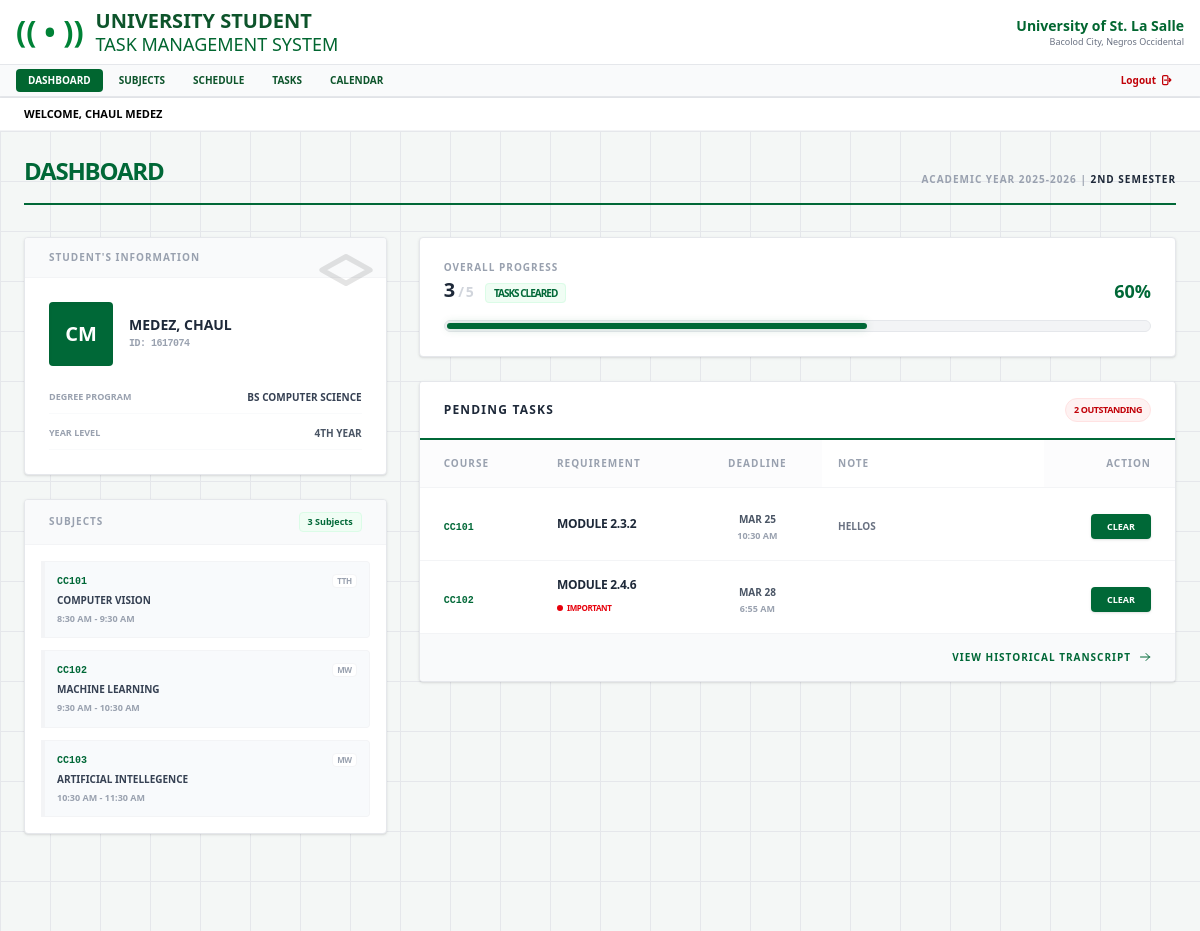
Page / (signed in) on the earlier database version.
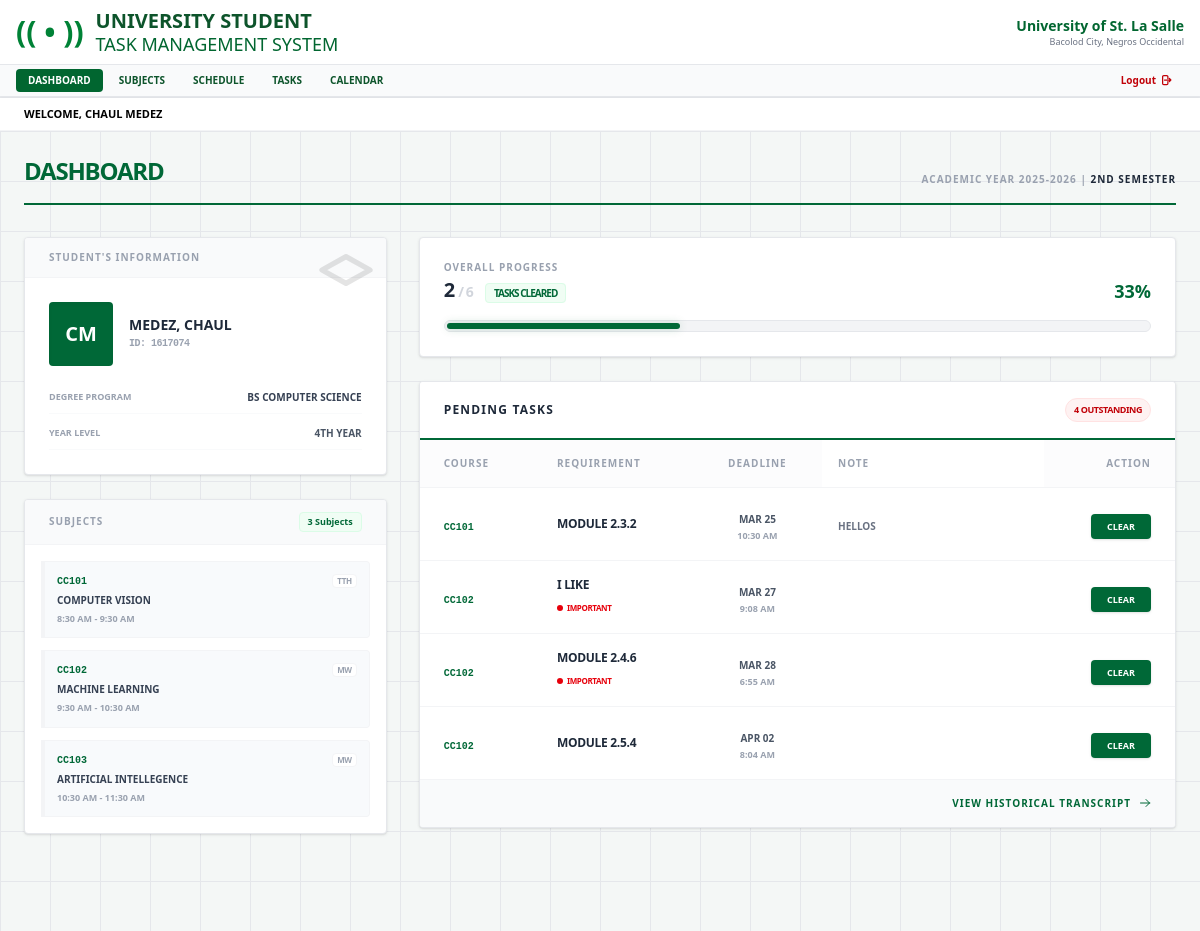
Same page on the later database version.
### assignmenttracker/models.py (models this page shows, shortened)
class Subject(models.Model):
    user = models.ForeignKey(User, on_delete=models.CASCADE)
    code = models.CharField(max_length=20)
    name = models.CharField(max_length=100)
    days = models.CharField(max_length=20)
    start_time = models.TimeField()
    end_time = models.TimeField()
    color = models.CharField(max_length=20, default='bg-green-700')

class Task(models.Model):
    user = models.ForeignKey(User, on_delete=models.CASCADE)
    subject = models.ForeignKey(Subject, on_delete=models.CASCADE, related_name='tasks')
    title = models.CharField(max_length=200)
    due_date = models.DateTimeField()
    notes = models.TextField(null=True, blank=True)
    is_done = models.BooleanField(default=False)
    CATEGORY_CHOICES = [
        ('assignment', 'Assignment'),
        ('quiz', 'Quiz'),
        ('project', 'Project'),
        ('exam', 'Exam'),
    ]
    category = models.CharField(max_length=50, choices=CATEGORY_CHOICES)
    is_major = models.BooleanField(default=False)

### assignmenttracker/views.py (the view)
# urls.py: path('', views.dashboard, name='dashboard'),
@login_required
def dashboard(request):
    pending = Task.objects.filter(user=request.user, is_done=False).order_by('due_date')
    user_subjects = Subject.objects.filter(user=request.user)
    all_tasks = Task.objects.filter(user=request.user)
    total_count = all_tasks.count()
    completed_count = all_tasks.filter(is_done=True).count()
    progress_percentage = 0
    if total_count > 0:
        progress_percentage = (completed_count / total_count) * 100
    subjects_with_info = []
    for sub in user_subjects:
        sub_tasks = Task.objects.filter(subject=sub, user=request.user)
        sub_total = sub_tasks.count()
        sub_done = sub_tasks.filter(is_done=True).count()
        sub_pending = sub_tasks.filter(is_done=False)
        sub_progress = (sub_done / sub_total * 100) if sub_total > 0 else 100
        ai_advice = ""
        subjects_with_info.append({
            'info': sub,
            'progress': sub_progress,
            'ai_advice': ai_advice,
            'pending_count': sub_pending.count(),
        })
    return render(request, 'assignmenttracker/dashboard.html', {
        'assignments': pending,
        'subjects': user_subjects,
        'subjects_with_info': subjects_with_info,
        'total_count': total_count,
        'completed_count': completed_count,
        'progress_percentage': progress_percentage,
    })

### assignmenttracker/templates/assignmenttracker/dashboard.html (shortened to what the changed rows need)
{% extends 'base.html' %}
{% load static %}
{% block content %}
<div class="bg-[#f4f7f6] min-h-screen p-6" style="background-image: linear-gradient(#e5e7eb 1px, transparent 1px), linear-gradient(90deg, #e5e7eb 1px, transparent 1px); background-size: 50px 50px;">
    <div class="max-w-6xl mx-auto">
        <div class="flex flex-col md:flex-row justify-between items-end border-b-2 border-[#006837] pb-4 mb-8">
            <div>
                <h2 class="text-2xl font-black text-[#006837] uppercase tracking-tighter">Dashboard</h2>
            </div>
        </div>
        <div class="grid grid-cols-1 lg:grid-cols-3 gap-8">
            <div class="lg:col-span-1 space-y-6">
                <div class="bg-white rounded shadow-sm border border-gray-200 overflow-hidden">
                    <div class="p-4 space-y-3">
                        {% for subject in subjects %}
                        <div class="border-l-4 border-[#006837] bg-[#f8fafc] p-3 rounded-r transition-all hover:shadow-md hover:bg-white border-y border-r border-gray-100">
                            <div class="flex justify-between items-start">
                                <span class="text-[10px] font-mono font-black text-[#006837]">{{ subject.code }}</span>
                                <span class="text-[8px] font-black text-gray-400 bg-white px-1 border border-gray-100 rounded uppercase tracking-tighter">{{ subject.days }}</span>
                            </div>
                            <p class="text-[10px] font-bold text-gray-700 uppercase truncate mt-1">{{ subject.name }}</p>
                            <p class="text-[9px] text-gray-400 font-black mt-1 uppercase">
                                {{ subject.start_time|time:"g:i A" }} - {{ subject.end_time|time:"g:i A" }}
                            </p>
                        </div>
                        {% empty %}
                        <div class="text-center py-8">
                            <p class="text-[10px] text-gray-400 font-black uppercase  tracking-widest">No Enrolled Subjects</p>
                            <a href="{% url 'subject_list' %}" class="text-[9px] text-[#006837] underline font-black uppercase mt-2 inline-block">Update Subjects</a>
                        </div>
                        {% endfor %}
                    </div>
                </div>
            </div>
            <div class="lg:col-span-2">
                <div class="bg-white rounded shadow-sm border border-gray-200 overflow-hidden mb-6 p-6">
    <div class="flex justify-between items-end mb-4">
        <div>
            <h3 class="text-[10px] font-black text-gray-400 uppercase tracking-widest leading-none mb-1">Overall Progress</h3>
            <p class="text-xl font-black text-gray-800 tracking-tighter">
                {{ completed_count }} <span class="text-gray-300 text-sm">/ {{ total_count }}</span>
                <span class="text-[10px] font-bold text-[#006837] ml-2 bg-green-50 px-2 py-0.5 rounded border border-green-100 uppercase">
                    Tasks Cleared
                </span>
            </p>
        </div>
        <div class="text-right">
            <span class="text-lg font-black text-[#006837] leading-none">{{ progress_percentage|floatformat:0 }}%</span>
        </div>
    </div>
    <div class="w-full bg-gray-100 rounded-full h-3 border border-gray-200 p-[2px]">
        <div class="bg-[#006837] h-full rounded-full transition-all duration-700 ease-out shadow-[0_0_10px_rgba(0,104,55,0.2)]"
             style="width: {{ progress_percentage }}%">
        </div>
    </div>
</div>
                <div class="bg-white rounded shadow-sm border border-gray-200 overflow-hidden">
                    <div class="px-6 py-4 bg-white border-b-2 border-[#006837] flex justify-between items-center">
                        <div>
                            <h3 class="text-xs font-black text-gray-800 uppercase tracking-widest leading-none">Pending Tasks</h3>
                        </div>
                        <span class="bg-red-50 text-red-700 text-[9px] px-2 py-1 rounded-full border border-red-100 font-black uppercase tracking-tighter">
                            {{ assignments.count }} Outstanding
                        </span>
                    </div>
                    <table class="w-full text-left">
                        <thead>
                            <tr class="text-[10px] font-black text-gray-400 uppercase tracking-widest border-b border-gray-100">
                                <th class="px-6 py-4 bg-gray-50/50">Course</th>
                                <th class="px-6 py-4 bg-gray-50/50">Requirement</th>
                                <th class="px-6 py-4 text-center bg-gray-50/50">Deadline</th>
                                <th class="px-4 py-3">Note</th>
                                <th class="px-6 py-4 text-right bg-gray-50/50">Action</th>
                            </tr>
                        </thead>
                        <tbody class="divide-y divide-gray-100">
                            {% for task in assignments %}
                            <tr class="hover:bg-yellow-50/20 transition-colors group">
                                <td class="px-6 py-4">
                                    <span class="{{ s.color }} text-[10px] font-mono font-black text-[#006837]">{{ task.subject.code }}</span>
                                </td>
                                <td class="px-6 py-4">
                                    <span class="text-xs font-bold text-gray-800 uppercase tracking-tight block">{{ task.title }}</span>
                                    {% if task.is_major %}
                                    <span class="text-[8px] font-black text-red-600 uppercase tracking-tighter inline-flex items-center gap-1">
                                        <span class="w-1.5 h-1.5 bg-red-600 rounded-full animate-pulse"></span>
                                       Important
                                    </span>
                                    {% endif %}
                                </td>
                                <td class="px-6 py-4 text-center">
                                    <span class="text-[10px] font-bold text-gray-600 uppercase">{{ task.due_date|date:"M d" }}</span>
                                    <span class="text-[9px] block text-gray-400 font-black">{{ task.due_date|time:"g:i A" }}</span>
                                </td>
                                <td class="px-4 py-6 min-w-[150px]">
                                        <form action="{% url 'update_task_note' task.id %}">
                                            <input
                                                   name="notes"
                                                   value="{{ task.notes|default:'' }}"
                                                   class=" w-full bg-transparent border-none text-[10px] font-bold text-gray-500 uppercase focus:ring-0 placeholder:text-gray-200">
                                        </form>
                                    </td>
                                <td class="px-6 py-4 text-right">
                                    <a href="{% url 'mark_done' task.id %}" class="bg-[#006837] text-white px-4 py-1.5 rounded text-[9px] font-black uppercase hover:bg-green-800 transition-all shadow-sm active:transform active:scale-95">
                                        Clear
                                    </a>
                                </td>
                            </tr>
                            {% endfor %}
                        </tbody>
                    </table>
                </div>
            </div>
        </div>
    </div>
</div>
{% endblock %}

Differences in the rows shown:
now on this page (row edited): Task: subject.code "CC102", title "I LIKE", is_major True (drawn), due_date "MAR 27", due_date "9:08 AM"
added Task: subject.code "CC102", title "MODULE 2.5.4", due_date "APR 02", due_date "8:04 AM"
Other differences:
{{ completed_count }}: "3" → "2"
{{ total_count }}: "5" → "6"
{{ progress_percentage|floatformat:0 }}: "60" → "33"
{{ progress_percentage }}: 60.0 → 33.33333333333333 (drawn)
{{ assignments.count }}: "2" → "4"
